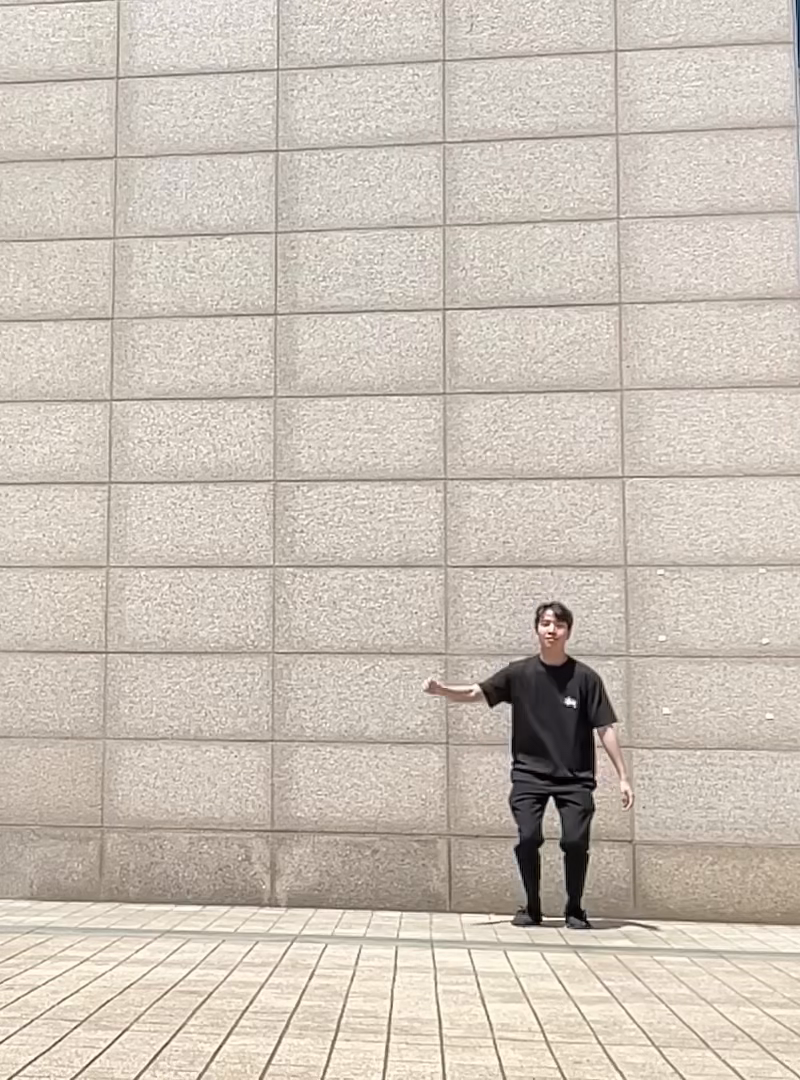
#> input picture frame 7 of 디지영 프로젝트 영상/iv17.mov, 800 x 1080 px
$ python jihan_try12.py
#> lines starting #> are read from the running program, lines starting #| are printed output that depends on the picture; after the words box and inside, x2 and y2 are one past the last pixel; in counts of white or black regions, pixels touching at a corner belong together
#> further down, frame is the input picture: shape (1080, 800, 3); mean B, G, R 183.9, 194.7, 204.5
import cv2
import numpy as np

#동영상 파일 경로 설정
video_path = '디지영 프로젝트 영상/iv17.mov'

#비디오 캡처 객체 생성
cap = cv2.VideoCapture(video_path)

#배경 차분기 초기화
fgbg = cv2.createBackgroundSubtractorMOG2()

def filter_skin_and_black(image):
    hsv = cv2.cvtColor(image, cv2.COLOR_BGR2HSV)
#> hsv: shape (1080, 800, 3); mean H, S, V 18.2, 26.8, 204.5

    lower_skin = np.array([0, 50, 60], dtype=np.uint8)
    upper_skin = np.array([20, 150, 255], dtype=np.uint8)

    lower_black = np.array([0, 0, 0], dtype=np.uint8)
    upper_black = np.array([180, 255, 50], dtype=np.uint8)

    mask_skin = cv2.inRange(hsv, lower_skin, upper_skin)
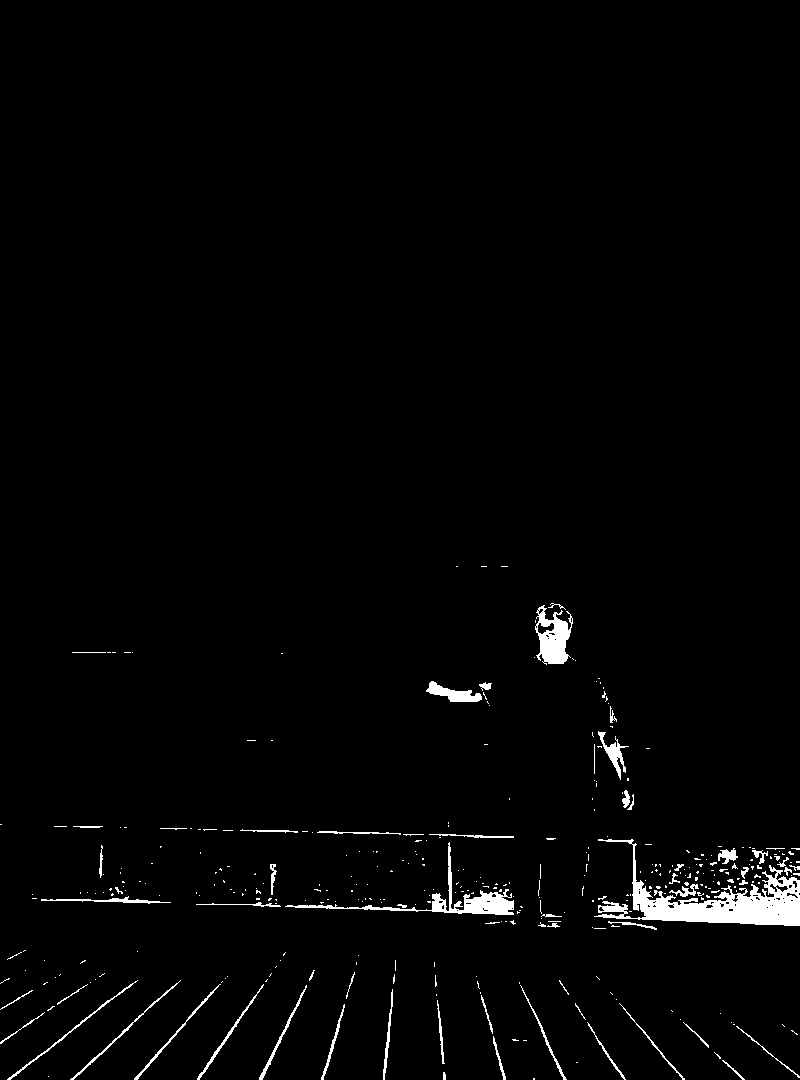
#> mask_skin: shape (1080, 800); 1.9% white; 359 white regions (297 under 20 px), largest, box (x1, y1, x2, y2) and area: (594, 839, 800, 926) 5443, (285, 842, 514, 915) 1785, (535, 605, 573, 665) 1297
    mask_black = cv2.inRange(hsv, lower_black, upper_black)
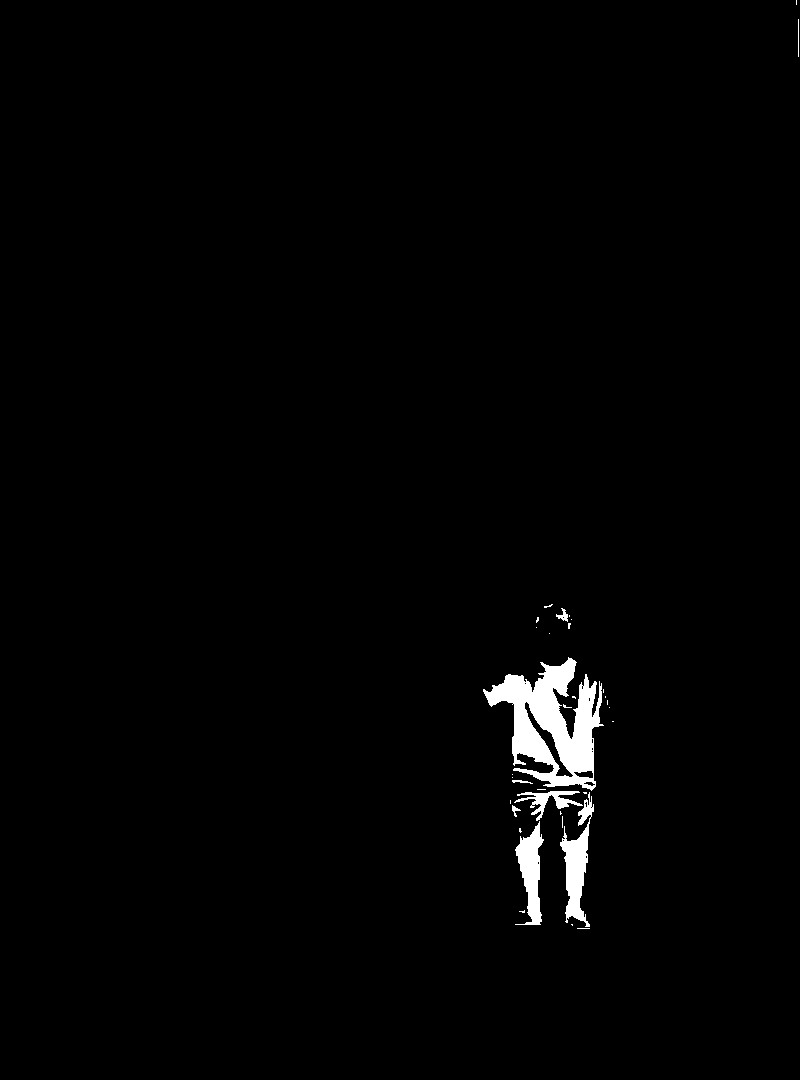
#> mask_black: shape (1080, 800); 1.4% white; 34 white regions (26 under 20 px), largest, box (x1, y1, x2, y2) and area: (483, 657, 604, 791) 7664, (560, 792, 594, 927) 1870, (515, 821, 544, 925) 1547

    mask_or = cv2.bitwise_or(mask_skin, mask_black)
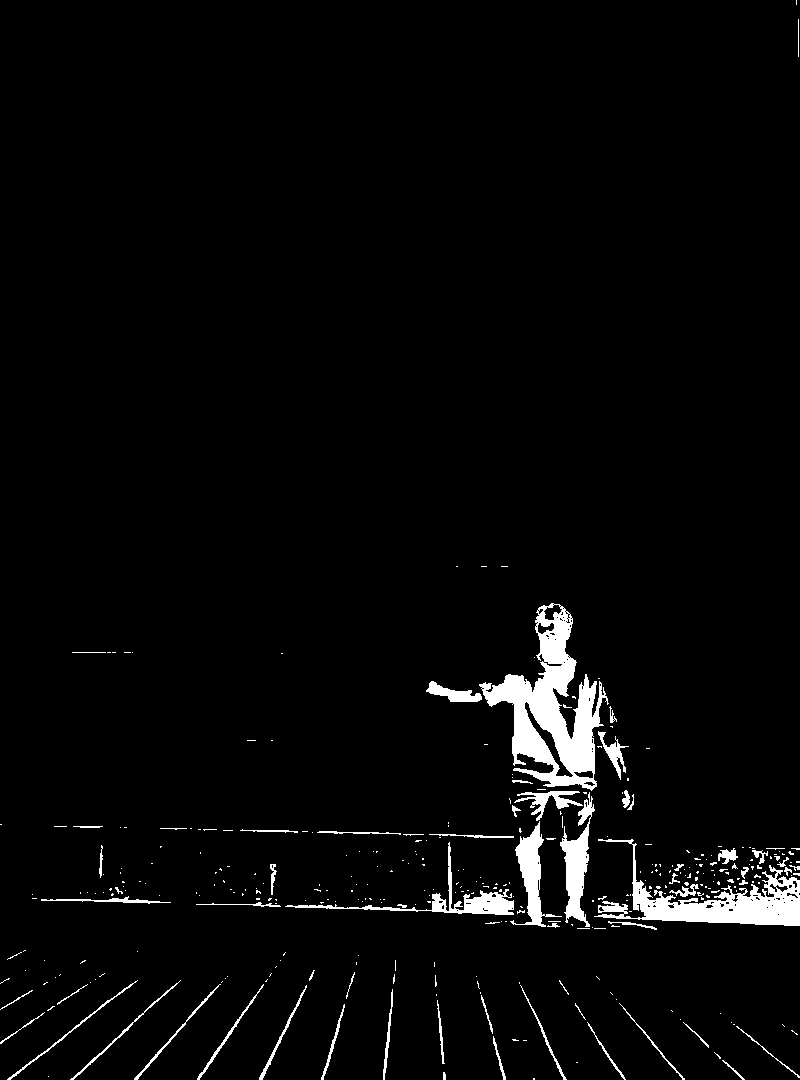
#> mask_or: shape (1080, 800); 3.3% white; 340 white regions (276 under 20 px), largest, box (x1, y1, x2, y2) and area: (479, 603, 609, 791) 9280, (594, 839, 800, 926) 5443, (560, 792, 595, 927) 1906

    result = cv2.bitwise_and(image, image, mask=mask_or)
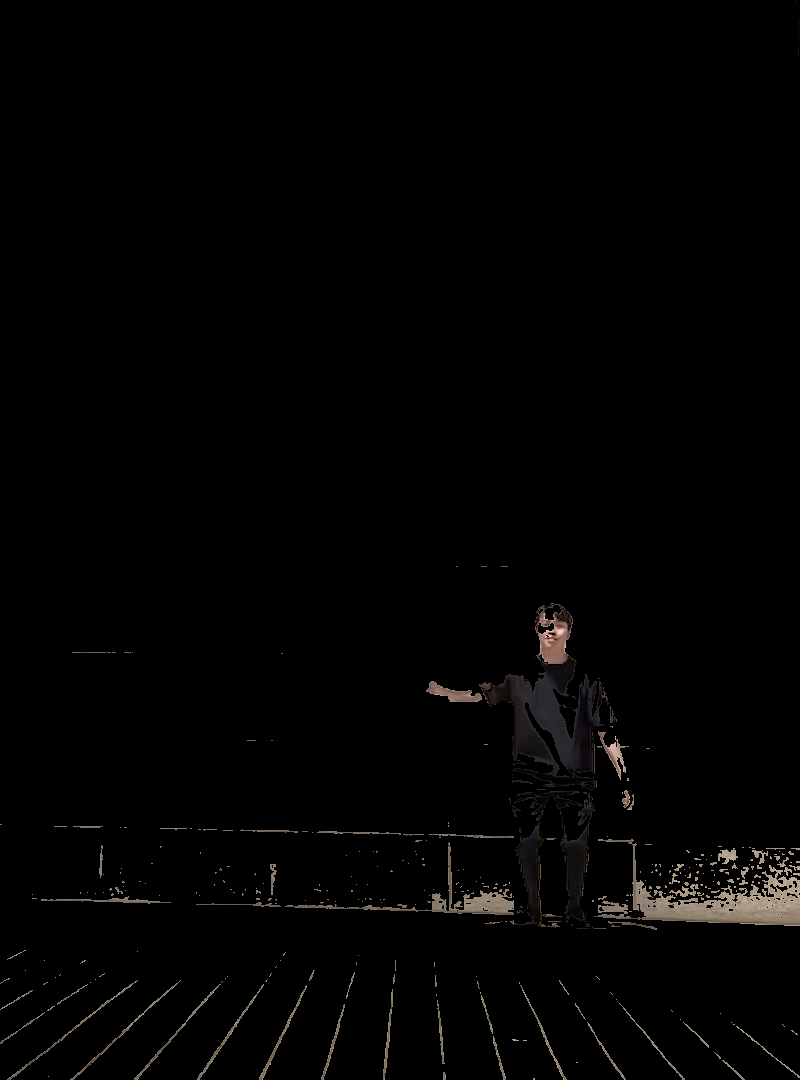
#> result: shape (1080, 800, 3); mean B, G, R 2.5, 2.7, 3.1

    return result


#동영상 프레임 처리
while cap.isOpened():
    ret, frame = cap.read()
    if not ret:
        break

    # 현재 프레임을 그레이스케일로 변환

    # 배경 차분을 통한 포그라운드 마스크 생성
    fgmask = filter_skin_and_black(frame)

    cv2.imshow('Foreground Mask', fgmask)

    # q 키를 누르면 종료
    if cv2.waitKey(30) & 0xFF == ord('q'):
#> (key q is pressed here)
        break

#캡처 객체와 윈도우 해제
cap.release()
cv2.destroyAllWindows()

$ run again, starting later in the video
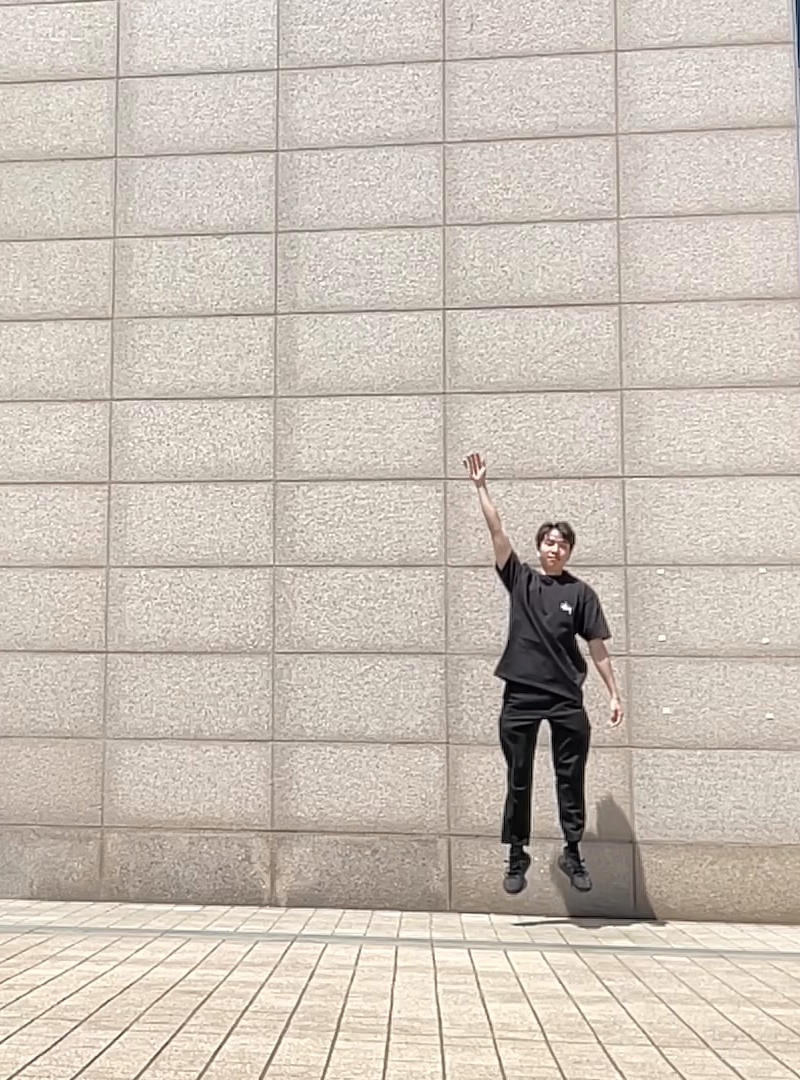
#> input picture frame 34 of 디지영 프로젝트 영상/iv17.mov, 800 x 1080 px
#> frame is the input picture: shape (1080, 800, 3); mean B, G, R 183.3, 194, 203.8
#> hsv: shape (1080, 800, 3); mean H, S, V 18.4, 26.8, 203.9
#> in filter_skin_and_black, `mask_skin = cv2.inRange(hsv, lower_skin, upper_skin)`:
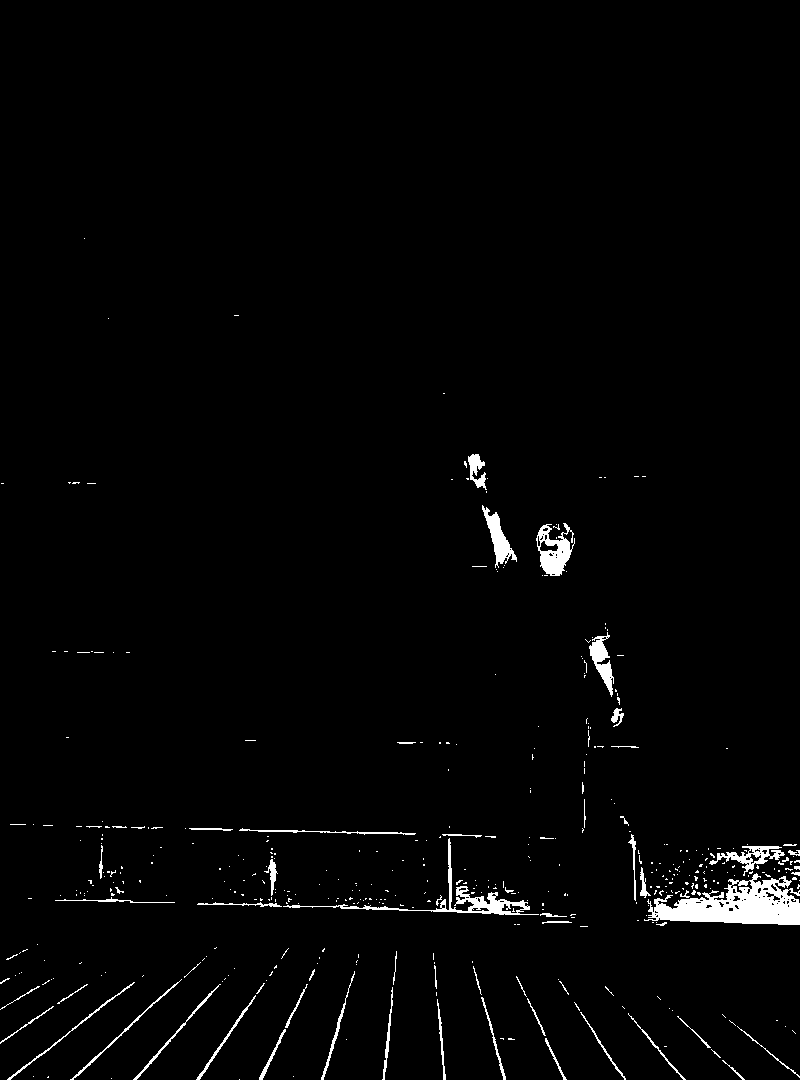
#> mask_skin: shape (1080, 800); 1.9% white; 435 white regions (374 under 20 px), largest, box (x1, y1, x2, y2) and area: (644, 873, 800, 925) 4392, (283, 838, 539, 915) 1518, (536, 523, 575, 576) 1059
#> mask_black: shape (1080, 800); 1.5% white; 52 white regions (38 under 20 px), largest, box (x1, y1, x2, y2) and area: (500, 709, 588, 877) 6973, (499, 595, 582, 713) 2672, (526, 572, 594, 675) 1709
#> mask_or: shape (1080, 800); 3.4% white; 432 white regions (364 under 20 px), largest, box (x1, y1, x2, y2) and area: (500, 709, 591, 877) 7101, (568, 873, 800, 925) 4573, (499, 595, 582, 713) 2672
#> in filter_skin_and_black, `result = cv2.bitwise_and(image, image, mask=mask_or)`:
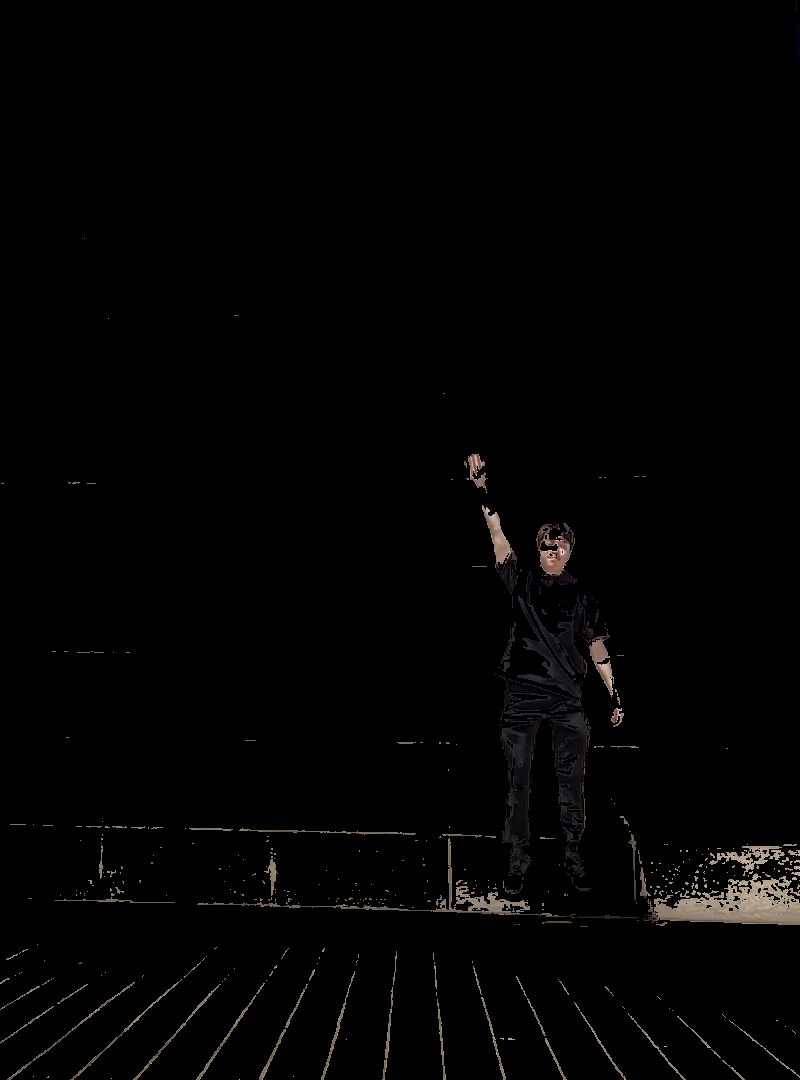
#> result: shape (1080, 800, 3); mean B, G, R 2.5, 2.7, 3.1

$ run again, starting later in the video
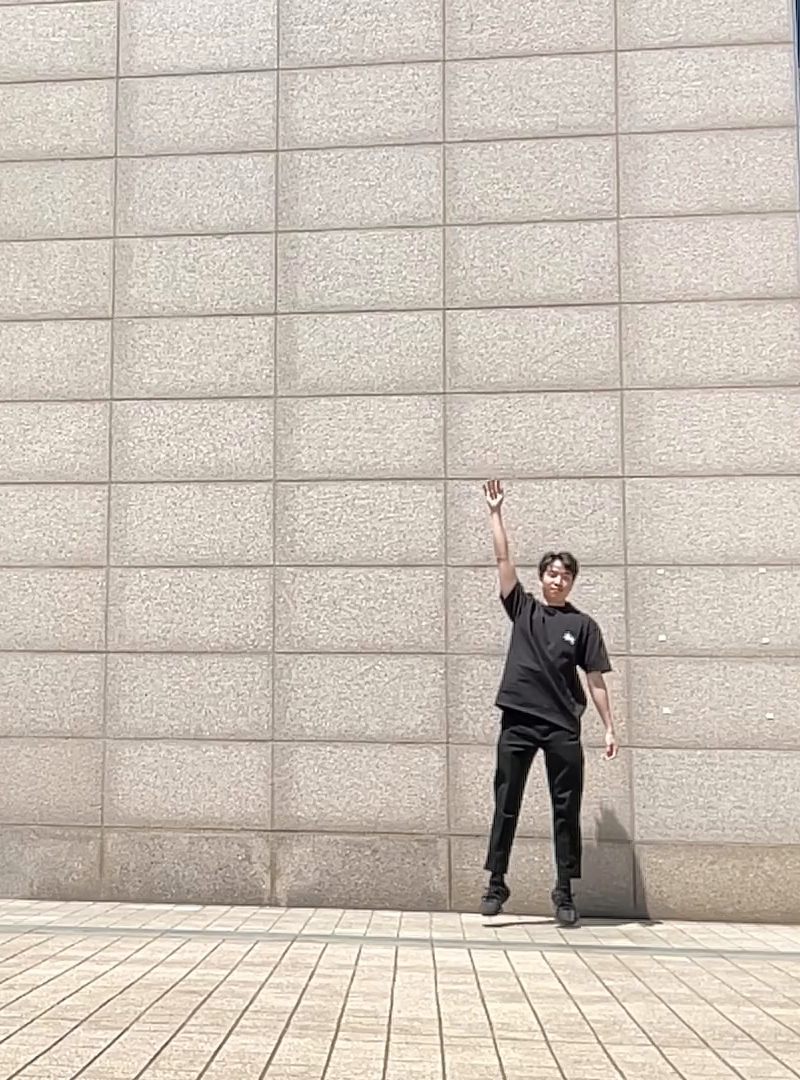
#> input picture frame 61 of 디지영 프로젝트 영상/iv17.mov, 800 x 1080 px
#> frame is the input picture: shape (1080, 800, 3); mean B, G, R 183.8, 194.6, 204.4
#> hsv: shape (1080, 800, 3); mean H, S, V 18, 26.7, 204.4
#> in filter_skin_and_black, `mask_skin = cv2.inRange(hsv, lower_skin, upper_skin)`:
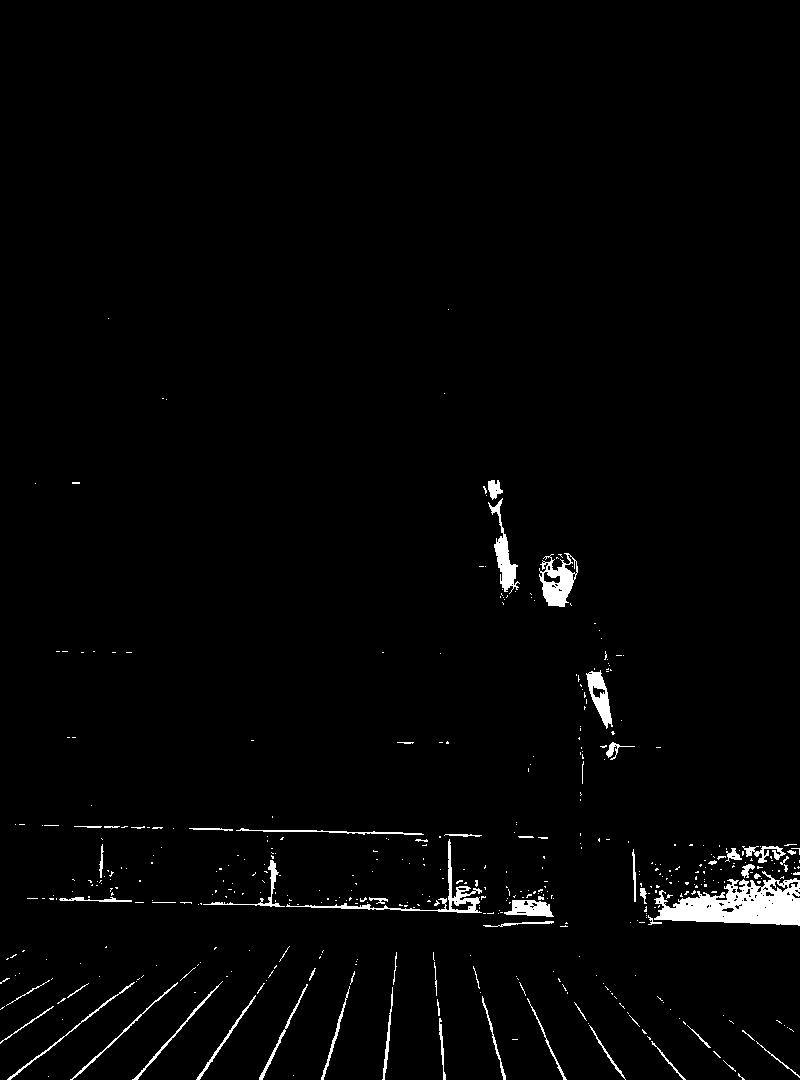
#> mask_skin: shape (1080, 800); 1.9% white; 460 white regions (398 under 20 px), largest, box (x1, y1, x2, y2) and area: (654, 871, 800, 926) 4366, (539, 553, 578, 607) 1096, (286, 839, 482, 913) 1053
#> mask_black: shape (1080, 800); 1.5% white; 59 white regions (46 under 20 px), largest, box (x1, y1, x2, y2) and area: (486, 634, 582, 907) 10015, (530, 599, 595, 711) 1872, (501, 587, 520, 630) 300
#> mask_or: shape (1080, 800); 3.4% white; 444 white regions (376 under 20 px), largest, box (x1, y1, x2, y2) and area: (481, 634, 584, 907) 10112, (654, 871, 800, 926) 4366, (530, 599, 613, 729) 2625
#> in filter_skin_and_black, `result = cv2.bitwise_and(image, image, mask=mask_or)`:
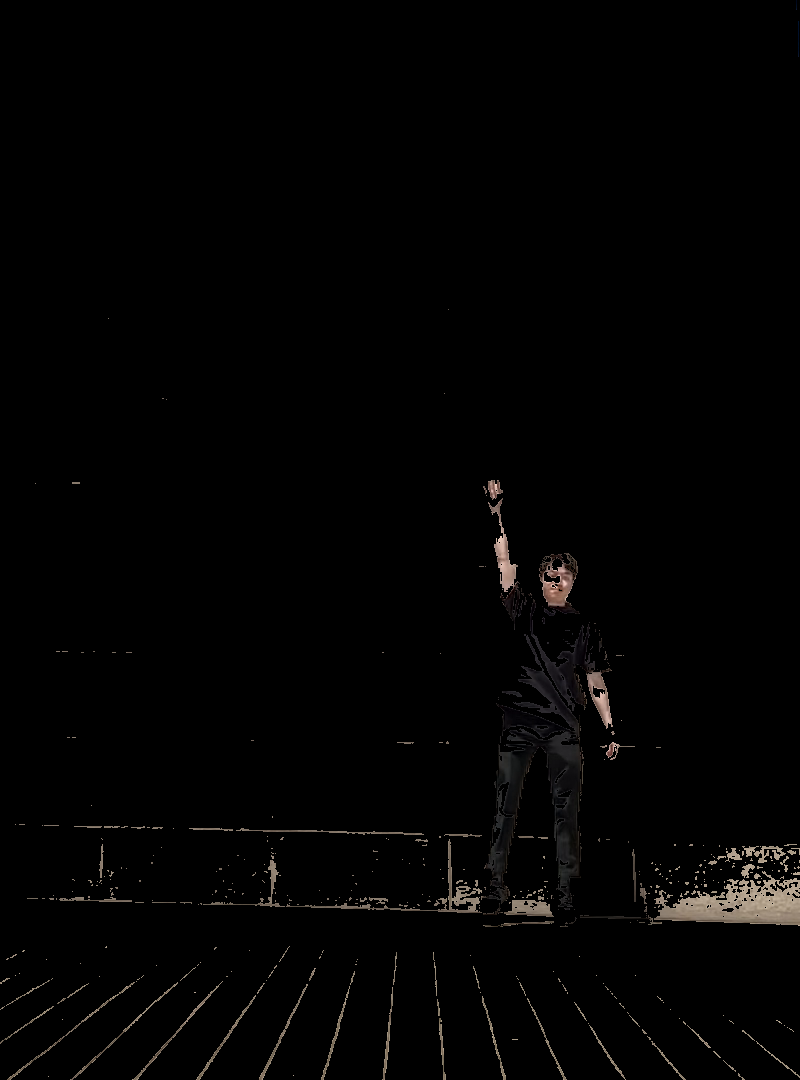
#> result: shape (1080, 800, 3); mean B, G, R 2.5, 2.8, 3.1
